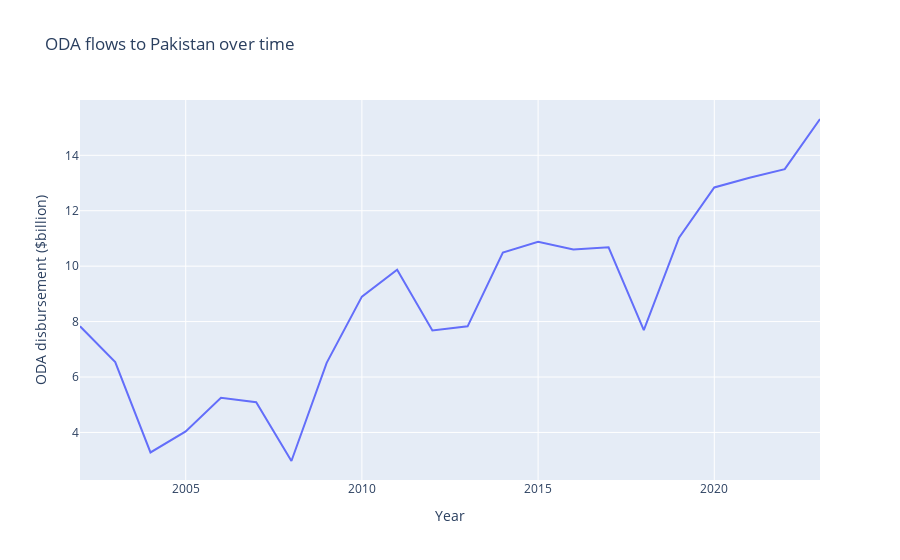

Notebook code for this chart:
### Code cell
#create line chart showing ODA disbursements over time (fig_line)
fig_line = px.line(
    crs_sums_yr,
    x="year",
    y="value_bn_rounded",
    title="ODA flows to Pakistan over time",
    labels={
        "year": "Year",
        "value_bn_rounded": "ODA disbursement ($billion)"
    }
)

fig_line.show()

### Figure 1 — Plotly figure (JSON) as saved in the notebook; plotly's stock layout.template omitted (floating-point values rounded to 4 significant figures)
{"data": [{"hovertemplate": "Year=%{x}<br>ODA disbursement ($billion)=%{y}<extra></extra>", "legendgroup": "", "line": {"color": "#636efa", "dash": "solid"}, "marker": {"symbol": "circle"}, "mode": "lines", "name": "", "orientation": "v", "showlegend": false, "type": "scatter", "x": [2002, 2003, 2004, 2005, 2006, 2007, 2008, 2009, 2010, 2011, 2012, 2013, 2014, 2015, 2016, 2017, 2018, 2019, 2020, 2021, 2022, 2023], "xaxis": "x", "y": [7.83, 6.54, 3.28, 4.04, 5.25, 5.09, 2.97, 6.51, 8.9, 9.87, 7.68, 7.83, 10.49, 10.88, 10.6, 10.68, 7.69, 11.03, 12.84, 13.19, 13.5, 15.31], "yaxis": "y"}], "layout": {"legend": {"tracegroupgap": 0}, "title": {"text": "ODA flows to Pakistan over time"}, "xaxis": {"anchor": "y", "domain": [0, 1], "title": {"text": "Year"}}, "yaxis": {"anchor": "x", "domain": [0, 1], "title": {"text": "ODA disbursement ($billion)"}}}}
